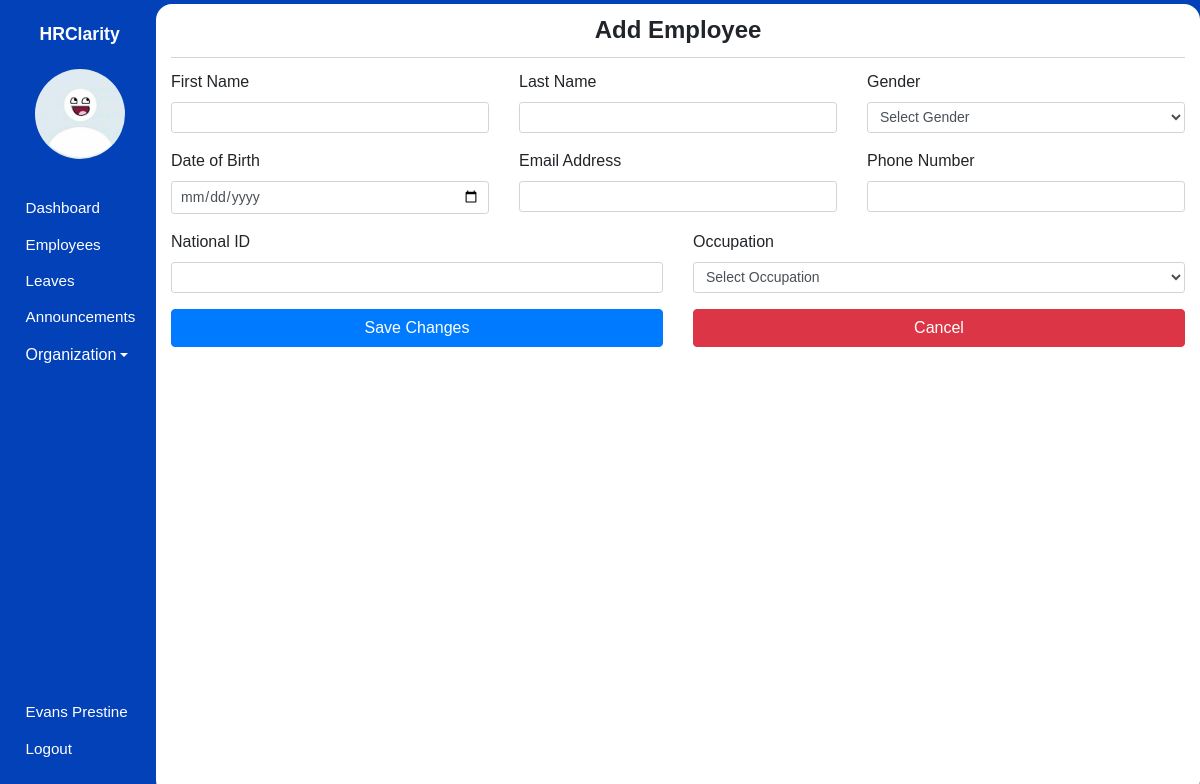
The app's page /admin/add_employee (signed in) with its own data.
### hrms/models.py (models this page shows, shortened)
class User(db.Model, UserMixin):
    id = db.Column(db.Integer, primary_key=True)
    first_name = db.Column(db.String(80), nullable=False)
    last_name = db.Column(db.String(120), nullable=False)
    dob = db.Column(db.Date, nullable=False)
    gender = db.Column(db.String(7), nullable=False)
    email_address = db.Column(db.String(120), nullable=False)
    phone_number = db.Column(db.String(20), nullable=False)
    national_id = db.Column(db.Integer, nullable=False)
    user_level = db.Column(db.Integer, nullable=False, default=1)
    user_type = db.Column(db.String(10), nullable=False, default='employee')
    password = db.Column(db.String(60), nullable=False)
    image_file = db.Column(db.String(20), nullable=False, default='default.jpg')
    leaves = db.relationship('Leave')
    occupation_id = db.Column(db.Integer, db.ForeignKey('occupation.id'), nullable=False)

### hrms/hrm/routes.py (the view, shortened to what this page needs)
@admin.route('/admin/add_employee', methods=['GET', 'POST'])
@login_required
def add_employee():
    form = CreateUserForm()
    return render_template('admin/add_employee.html', page_title='Add Employee', form=form, user=current_user)

### hrms/models.py (called while the page is built)
@login_manager.user_loader
def load_user(user_id):
    user = User.query.filter_by(id=user_id).first()
    return user

### hrms/templates/admin/add_employee.html (shortened to what this page needs)
{% extends "main_layout.html" %} {% block body %}
<section class="app">
  {% include 'admin/aside.html' %}
  <main>
    <div class="main_container container-fluid login">
      <div class="body">
        <form action="" method="post">
          <h1>{{ page_title }}</h1>
          <div class="row">
            <div class="col">
              <div class="form-group">
                {{ form.first_name.label }} {% if form.first_name.errors %} {{
                form.first_name }} {% for error in form.first_name.errors %}
                <span class="text-danger">{{ error }}</span>
                {% endfor %} {% else %} {{ form.first_name }} {% endif %}
              </div>
            </div>
            <div class="col">
              <div class="form-group">
                {{ form.last_name.label }} {% if form.last_name.errors %} {{
                form.last_name }} {% for error in form.last_name.errors %}
                <span class="text-danger">{{ error }}</span>
                {% endfor %} {% else %} {{ form.last_name }} {% endif %}
              </div>
            </div>
            <div class="col">
              <div class="form-group">
                {{ form.gender.label }} {% if form.gender.errors %} {{
                form.gender }} {% for error in form.gender.errors %}
                <span class="text-danger">{{ error }}</span>
                {% endfor %} {% else %} {{ form.gender }} {% endif %}
              </div>
            </div>
          </div>
          <div class="row">
            <div class="col">
              <div class="form-group">
                {{ form.dob.label }} {% if form.dob.errors %} {{ form.dob }} {%
                for error in form.dob.errors %}
                <span class="text-danger">{{ error }}</span>
                {% endfor %} {% else %} {{ form.dob }} {% endif %}
              </div>
            </div>
            <div class="col">
              <div class="form-group">
                {{ form.email_address.label }} {% if form.email_address.errors
                %} {{ form.email_address }} {% for error in
                form.email_address.errors %}
                <span class="text-danger">{{ error }}</span>
                {% endfor %} {% else %} {{ form.email_address }} {% endif %}
              </div>
            </div>
            <div class="col">
              <div class="form-group">
                {{ form.phone_number.label }} {% if form.phone_number.errors %}
                {{ form.phone_number }} {% for error in form.phone_number.errors
                %}
                <span class="text-danger">{{ error }}</span>
                {% endfor %} {% else %} {{ form.phone_number }} {% endif %}
              </div>
            </div>
          </div>
          <div class="row">
            <div class="col">
              <div class="form-group">
                {{ form.national_id.label }} {% if form.national_id.errors %} {{
                form.national_id }} {% for error in form.national_id.errors %}
                <span class="text-danger">{{ error }}</span>
                {% endfor %} {% else %} {{ form.national_id }} {% endif %}
              </div>
            </div>
            <div class="col">
              <div class="form-group">
                {{ form.occupation.label }} {% if form.occupation.errors %} {{
                form.occupation }} {% for error in form.occupation.errors %}
                <span class="text-danger">{{ error }}</span>
                {% endfor %} {% else %} {{ form.occupation }} {% endif %}
              </div>
            </div>
          </div>
          <div class="row">
            <div class="col">{{ form.submit }}</div>
            <div class="col">
              <a
                href="{{ url_for('admin.employees') }}"
                class="btn btn-danger btn-block"
                >Cancel</a
              >
            </div>
          </div>
        </form>
      </div>
    </div>
  </main>
</section>
{% endblock body %}

### hrms/templates/admin/aside.html (shortened to what this page needs)
<aside>
  <h1 class="mt-3">HRClarity</h1>
  <div class="container text-center mt-4">
    <img src="{{ url_for('static', filename='images/profile_pictures/' ~ current_user.image_file ) }}" alt="Employee" class="rounded-circle" width="90" height="90" />
  </div>
  <div class="links">
    <ul>
      <li>
        <a href="{{ url_for('admin.admin_dashboard') }}">
            <span class="icon icon-home"></span>
            <span>Dashboard</span>
        </a>
      </li>
      <li>
        <a href="{{ url_for('admin.employees') }}">
            <span class="icon icon-users"></span>
            <span>Employees</span>
        </a>
      </li>
      <li>
        <a href="{{ url_for('leaves.admin_view_leaves') }}">
            <span class="icon icon-car"></span>
            <span>Leaves</span>
        </a>
      </li>
      <li>
        <a href="{{ url_for('announcements.view_announcements') }}">
            <span class="icon icon-speaker"></span>
            <span>Announcements</span>
        </a>
      </li>
      <li class="nav-item dropdown">
        <a class="dropdown-toggle" data-toggle="dropdown" href="#" role="button" aria-expanded="false"><span class="icon icon-building"></span>Organization</a>
    </li>
    </ul>
    <ul>
      <li>
        <a href="{{ url_for('user.profile_settings', employee_id=current_user.id) }}">
            <span class="icon icon-user"></span>
            <span>{{ user.first_name }} {{ user.last_name }}</span>
        </a>
      </li>
      <li>
        <a href="{{ url_for('user.logout') }}">
            <span class="icon icon-power-off"></span>
            <span>Logout</span>
        </a>
      </li>
    </ul>
  </div>
</aside>

### hrms/static/css/icomoon.css (style rules this page uses)
[class^="icon-"], [class*=" icon-"] { font-family: 'icomoon' !important; speak: none; font-style: normal; font-weight: normal; font-variant: normal; text-transform: none; line-height: 1; -webkit-font-smoothing: antialiased; -moz-osx-font-smoothing: grayscale; }
.icon-user:before { content: "\f007"; }
.icon-power-off:before { content: "\f011"; }
.icon-home:before { content: "\f015"; }
.icon-users:before { content: "\f0c0"; }
.icon-building:before { content: "\f1ad"; }
.icon-car:before { content: "\f1b9"; }
.icon-speaker:before { content: "\e32d"; }

### hrms/static/css/styles.css (style rules this page uses)
* { font-family: sans-serif, Arial, Helvetica; padding: 0; margin: 0; }
form h1 { border-bottom: 1px solid rgb(214, 214, 214); font-size: 1.5em; font-weight: bold; text-align: center; padding: 0.5em 0; margin: 0 0 0.5em; }
.app { background: #0241b8; height: 100vh; display: flex; align-items: center; }
.app aside { width: 13%; height: 100%; padding: 0.5em 0 0.2em 0.2em; color: #fff; }
.app aside h1 { font-size: 1.1em; font-weight: bold; text-align: center; }
.app aside .links ul { list-style: none; }
.app aside .links ul li { margin: 0.1em 0; padding: 6px; }
.app aside .links ul li a { text-decoration: none; color: #ffffff; display: flex; align-items: center; }
.app aside .links ul:nth-of-type(1) { margin: 2em 0; }
.app aside .links ul:nth-of-type(2) { position: absolute; bottom: 1em; }
.app aside .links .icon { margin: 0 0.3em 0 0; }
.app aside .links a span:nth-of-type(2), .app aside .links .icon { font-size: 0.95em; }
.app main { width: 87%; height: 99vh; overflow-y: auto; z-index: 5; }
.app main .main_container { border-radius: 16px; background: #fff; padding-bottom: 12px; height: 100%; overflow: auto; }

### records on screen
User: image_file (placeholder picture), first_name "Evans", last_name "Prestine"

### other values on screen
{{ page_title }} "Add Employee"
